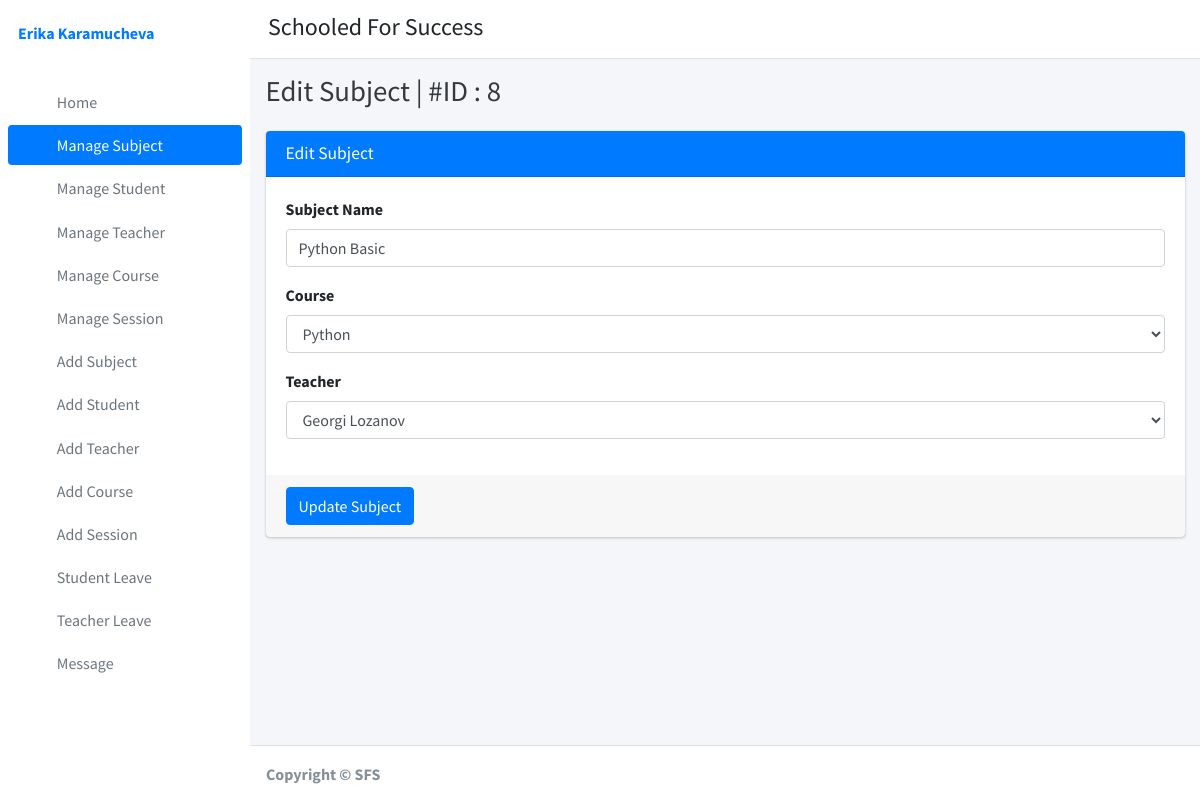
Page /edit_subject/8/ (signed in) on the committed database.
### student_management_app/models.py (models this page shows)
class CustomUser(AbstractUser):
    user_type_data = ((1, "Adminn"), (2, "Staff"), (3, "Student"))
    user_type = models.CharField(default=1, choices=user_type_data, max_length=10)

class Subjects(models.Model):
    id =models.AutoField(primary_key=True)
    subject_name = models.CharField(max_length=255)
    course_id = models.OneToOneField(Courses, on_delete=models.CASCADE, default=7)
    staff_id = models.ForeignKey(CustomUser, on_delete=models.CASCADE)
    objects = models.Manager()

class Courses(models.Model):
    id = models.AutoField(primary_key=True)
    course_name = models.CharField(max_length=255)
    objects = models.Manager()

### student_management_app/HodViews.py (the view)
# urls.py: path('edit_subject/<subject_id>/', HodViews.edit_subject, name="edit_subject"),
def edit_subject(request, subject_id):
    subject = Subjects.objects.get(id=subject_id)
    courses = Courses.objects.all()
    staffs = CustomUser.objects.filter(user_type='2')
    context = {
        "subject": subject,
        "courses": courses,
        "staffs": staffs,
        "id": subject_id,
    }
    return render(request, 'hod_template/edit_subject_template.html', context)

### student_management_app/LoginCheckMiddleWare.py (called while the page is built, shortened)
    def process_view(self, request, view_func, view_args, view_kwargs):
        modulename = view_func.__module__
        user = request.user
        if user.is_authenticated:
            if user.user_type == "1":
                if modulename == "student_management_app.HodViews":
                    pass
                elif modulename == "student_management_app.views" or \
                        modulename == "django.views.static":
                    pass
                else:
                    return redirect("admin_home")
            else:
                return redirect("login")
        else:
            if request.path == reverse("login") or request.path == reverse("doLogin"):
                pass
            else:
                return redirect("login")

### student_management_app/templates/hod_template/edit_subject_template.html (shortened to what this page needs)
{% extends 'hod_template/base_template.html' %}
{% block page_title %} Edit Subject | #ID : {{ subject.id }}
{% endblock page_title %}
{% block main_content %}
{% load static %}
<section class="content">
        <div class="container-fluid">
            <div class="row">
                <div class="col-md-12">
                    <div class="card card-primary">
                    <div class="card-header">
                        <h3 class="card-title">Edit Subject</h3>
                    </div>
                    <form role="form" method="POST" action="{% url 'edit_subject_save' %}">
                        <div class="card-body">
                            <div class="form-group">
                                <label>Subject Name </label>
                                <input type="text" class="form-control" name="subject" value="{{ subject.subject_name }}">
                            </div>
                            <div class="form-group">
                                <label>Course </label>
                                <select class="form-control" name="course">
                                    {% for course in courses %}
                                        <option value="{{ course.id }}" {% if course.id == subject.course_id.id %} selected {% endif %}>{{ course.course_name }}</option>
                                    {% endfor %}
                                </select>
                            </div>
                            <div class="form-group">
                                <label>Teacher </label>
                                <select class="form-control" name="staff">
                                    {% for staff in staffs %}
                                    {% if staff.id > 26 %}
                                        <option value="{{ staff.id }}" {% if staff.id == subject.staff_id.id %}
                                                selected {% endif %}>{{ staff.first_name }} {{ staff.last_name }}</option>
                                    {% endif %}
                                    {% endfor %}
                                </select>
                            </div>
                        </div>
                        <div class="card-footer">
                        <button type="submit" class="btn btn-primary">Update Subject</button>
                        </div>
                    </form>
                    </div>
                </div>
            </div>
        </div>
      </section>
  {% endblock main_content %}

### student_management_app/templates/hod_template/sidebar_template.html
{% load static %}
<aside class="main-sidebar sidebar-primary">
      <div class="sidebar">
        <div class="user-panel mt-3 pb-3 mb-3 d-flex">
          <div class="info">
            <a href="{% url 'admin_profile' %}" class="d-block"><strong>{{ user.first_name }} {{ user.last_name }}</strong></a>
          </div>
        </div>
        <nav class="mt-2">
          <ul class="nav nav-pills nav-sidebar flex-column" data-widget="treeview" role="menu" data-accordion="false">
              <li class="nav-item">
              {% url 'admin_home' as admin_home %}
              <a href="{{ admin_home }}" class="nav-link {% if request.path == admin_home %} active {% endif %}">
                <i class="nav-icon fas fa-tachometer-alt"></i>
                <p>Home</p>
              </a>
            </li>
            <li class="nav-item">
              {% url 'manage_subject' as manage_subject %}
              {% url 'edit_subject' subject_id=id as edit_subject %}
              <a href="{{ manage_subject }}" class="nav-link {% if request.path == manage_subject %} active {% endif %} {% if request.path == edit_subject %} active {% endif %}">
                <i class="nav-icon fas fa-book"></i>
                <p>Manage Subject</p>
              </a>
            </li>
            <li class="nav-item">
              {% url 'manage_student' as manage_student %}
              {% url 'edit_student' student_id=id as edit_student %}
              <a href="{{ manage_student }}" class="nav-link {% if request.path == manage_student %} active {% endif %} {% if request.path == edit_student %} active {% endif %}">
                <i class="nav-icon fas fa-user-graduate"></i>
                <p>Manage Student</p>
              </a>
            </li>
            <li class="nav-item">
              {% url 'manage_staff' as manage_staff %}
              {% url 'edit_staff' staff_id=id as edit_staff %}
              <a href="{{ manage_staff }}" class="nav-link {% if request.path == manage_staff %} active {% endif %} {% if request.path == edit_staff %} active {% endif %}">
                <i class="nav-icon fas fa-chalkboard-teacher"></i>
                <p>Manage Teacher</p>
              </a>
            </li>
            <li class="nav-item">
              {% url 'manage_course' as manage_course %}
              {% url 'edit_course' course_id=id as edit_course %}
              <a href="{{ manage_course }}" class="nav-link {% if request.path == manage_course %} active {% endif %} {% if request.path == edit_course %} active {% endif %}">
                <i class="nav-icon fas fa-chalkboard"></i>
                <p>Manage Course</p>
              </a>
            </li>
            <li class="nav-item">
              {% url 'manage_session' as manage_session %}
              {% url 'edit_session' session_id=id as edit_session %}
              <a href="{{ manage_session }}" class="nav-link {% if request.path == manage_session %} active {% endif %} {% if request.path == edit_session %} active {% endif %}">
                <i class="nav-icon fas fa-graduation-cap"></i>
                <p>Manage Session</p>
              </a>
            </li>
             <li class="nav-item">
              {% url 'add_subject' as add_subject %}
              <a href="{{ add_subject }}" class="nav-link {% if request.path == add_subject %} active {% endif %}">
                <i class="nav-icon fas fa-th"></i>
                <p>Add Subject</p>
              </a>
            </li>
            <li class="nav-item">
              {% url 'add_student' as add_student %}
              <a href="{{ add_student }}" class="nav-link {% if request.path == add_student %} active {% endif %}">
                <i class="nav-icon fas fa-th"></i>
                <p>Add Student</p>
              </a>
            </li>
            <li class="nav-item">
              {% url 'add_staff' as add_staff %}
              <a href="{{ add_staff }}" class="nav-link {% if request.path == add_staff %} active {% endif %}">
                <i class="nav-icon fas fa-th"></i>
                <p>Add Teacher</p>
              </a>
            </li>
            <li class="nav-item">
            {% url 'add_course' as add_course %}
              <a href="{{ add_course }}" class="nav-link {% if request.path == add_course %} active {% endif %}">
                <i class="nav-icon fas fa-th"></i>
                <p>Add Course</p>
              </a>
            </li>
            <li class="nav-item">
              {% url 'add_session' as add_session %}
              <a href="{{ add_session }}" class="nav-link {% if request.path == add_session %} active {% endif %}">
                <i class="nav-icon fas fa-th"></i>
                <p>Add Session</p>
              </a>
            </li>
            <li class="nav-item">
              {% url 'student_leave_view' as student_leave_view %}
              <a href="{{ student_leave_view }}" class="nav-link {% if request.path == student_leave_view %} active {% endif %}">
                <i class="nav-icon fas fa-th"></i>
                <p>Student Leave</p>
              </a>
            </li>
            <li class="nav-item">
              {% url 'staff_leave_view' as staff_leave_view %}
              <a href="{{ staff_leave_view }}" class="nav-link {% if request.path == staff_leave_view %} active {% endif %}">
                <i class="nav-icon fas fa-th"></i>
                <p>Teacher Leave</p>
              </a>
            </li>
            <li class="nav-item">
              {% url 'create_message' as create_message %}
              <a href="{{ create_message }}" class="nav-link {% if request.path == create_message %} active {% endif %}">
                <i class="nav-icon fas fa-th"></i>
                <p>Message</p>
              </a>
            </li>
          </ul>
        </nav>
      </div>
    </aside>

### rows in the picture
CustomUser: first_name "Erika", last_name "Karamucheva"
Subjects: id "8", subject "Python Basic", course "Python", staff "Georgi Lozanov"
